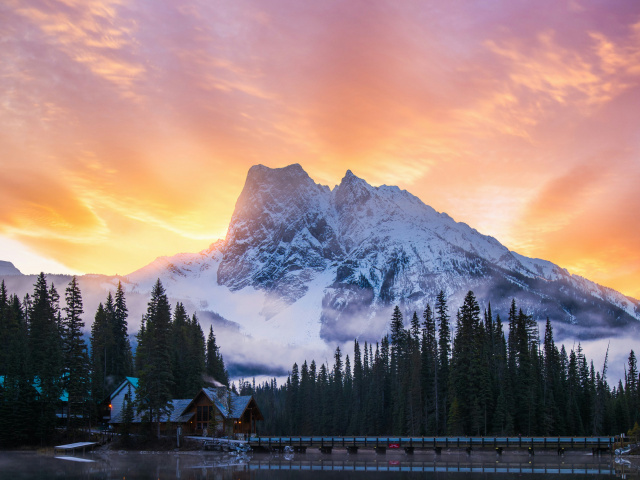
#> input picture notebooks/nature.jpg, 640 x 480 px
$ jupyter execute Jupyter_Lab8.ipynb
#> lines starting #> are read from the running program, lines starting #| are printed output that depends on the picture
# 2. Процессы дискретизации и квантования изображени

## 2.1. Дискретизация изображения

### Задание 2.1.
Выбрать значение шага дискретизации в пределах от 5 до 15. Продискретизировать с этим шагом дискретизации изображение и вывести его на экран.

[cell 1]
import cv2
import numpy as np
from matplotlib import pyplot as plt

image = cv2.imread('nature.jpg')  # Загрузим и сохраним изображение
#> image is the input picture: shape (480, 640, 3); mean B, G, R 124.4, 125.1, 148.4
img = image.copy()  # Создадим копию изображения, над которым и выполним дискретизацию
K = 10  # Зададим размер шага изображения (количество пикселей в этом изображении будет K*K)
s = img.shape  # Получаем размер исходного изображения и его тональность.
#> s = (480, 640, 3)
h1, w1 = s[0], s[1]  # Запоминаем отдельно высоту и ширину исходного изображения
#> h1 = 480; w1 = 640
h = (s[0 - s[0] % K])  # Делим высоту на шаг с выделением остатка и вычитаем это из начальной высоты
#> h = 480
# Например: (641 - 641 % 10) = 641 - 1 = 640. Это позволяет за указанное кол-во шагов пройти все изображение точно без остатка
w = (s[1] - s[1] % K)  # То же самое для высоты
#> w = 640
img = cv2.resize(img, (w, h))  # Меняем размер изображения на новые высоту и ширину
# Пробегаем все изображение по высоте (сверху вниз) с шагом K
for y in range(0, h - 1, K):
    # Для каждого из пикселей - пробегаем все изображение по ширине (слева направо) с шагом K
    for x in range(0, w - 1, K):
        # В цветном строка len вернет число 3 (так как у цветного параметра -  высота ширина и число каналов rgb), в полутоновом строка вернет число 2 (высота ширина)
        if len(s) > 2:
            # Функция np.average вычисляет средневзвешанное значение оси (здесь это -средний цвет изображения). Здесь img[y: (y + K), x: (x + K)] - вырезаем фрагмент изображения от текущего значения высоты y до K: (y:(y+K)), то же самое и для ширины x
            s = np.average(img[y: (y + K), x: (x + K)], axis=0)
            img[y:(y + K), x:(x + K)] = np.average(s, axis=0)
            # Повторяем действие вычисления среднего значения цвета от предыдущего значения s (нужно для цветного изображения) и записываем это значение во весь блок изображения img[y:(y + K), x:(x + K)] (красим текущий блок изображения его средним значением)
        # Если же строка возвращает значение меньше 3 (2 − ширина и высота), значит это полутоновое изображение, находим среднее значение цвета блока и красим его в этот цвет (как в предыдущем шаге)
        else:
            s = img[y:(y + K), x:(x + K)]
            img[y:(y + K), x:(x + K)] = np.average(s)
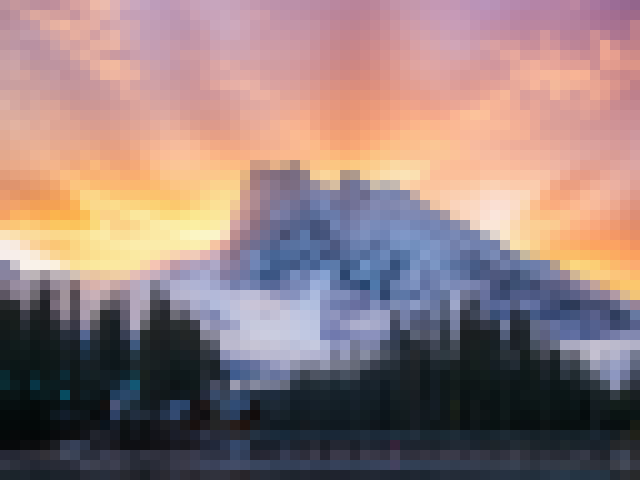
#> img: shape (480, 640, 3); mean B, G, R 123.9, 124.6, 147.9

img = cv2.resize(img, (w1, h1))
# Возвращаем размер изображения к размеру исходного изображения
res = np.hstack((image, img))
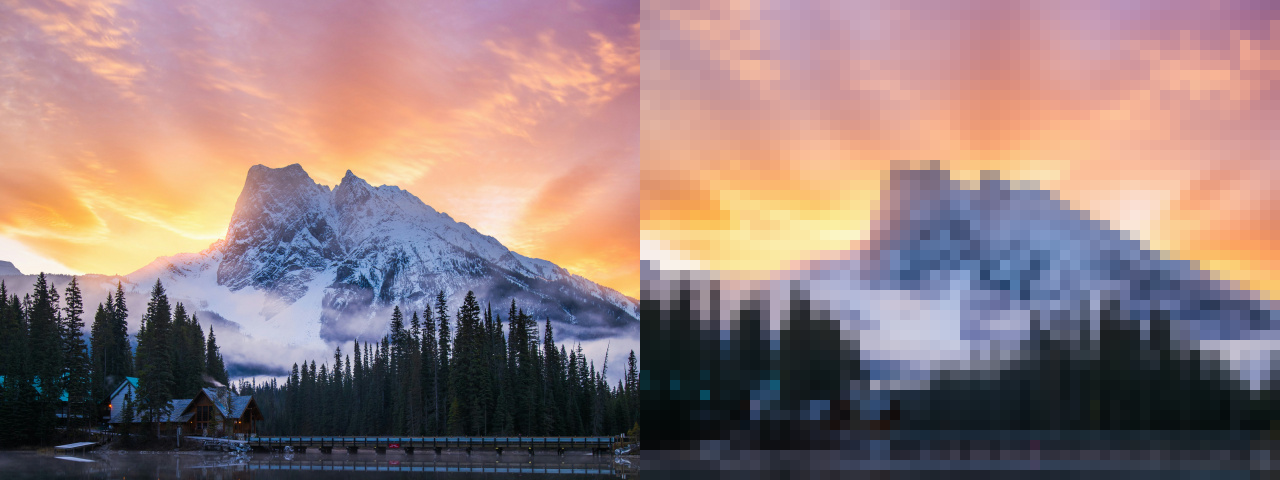
#> res: shape (480, 1280, 3); mean B, G, R 124.1, 124.8, 148.1
# Объединим исходное и дискретизированное изображение в одно окно для сравнения
plt.imshow(res[...,::-1])
plt.axis("off");
# cv2.imshow("Img", res)  # И выведем это окно на экран
# cv2.waitKey(0)
# cv2.destroyAllWindows()

## 2.2. Квантование изображения

### Задание 2.2.
Проквантовать изображение, сократив число градаций до 4

[cell 2]
import cv2
import numpy as np
from matplotlib import pyplot as plt

plt.subplot(121)
img = cv2.imread('nature.jpg')
plt.imshow(img[...,::-1]) # Меняем формат BGR на RGB
plt.axis("off");
plt.subplot(122)
# Изменяем размер массива изображения, где (–1,3) – задаем число строк и столбцов, в которые помещаем прежний массив. В данном случае 3 – означает в 3 столбца, а –1 это исключение, означает что мы даем python самому понять во сколько строк это можно уместить
Z = img.reshape(-1, 3)
Z = np.float32(Z)  # преобразуем массив к float (числа с плавающей точкой)
crt = (cv2.TERM_CRITERIA_EPS + cv2.TERM_CRITERIA_MAX_ITER, 10, 1.0)
K = 4  # Количество градаций изображения
ret, label, center = cv2.kmeans(Z, K, None, crt, 10, cv2.KMEANS_RANDOM_CENTERS)  # Функция квантования
#> ret = 397622537.4; center = [[145.5, 187.8, 243.8], [171.1, 158.3, 196.1], [41.41, 34.24, 27.48], [152.1, 112.6, 100.7]]
# Преобразуем изображение к начальному виду:
center = np.uint8(center)  # Преобразование матрицы к формату uint8 (от 0 до 255)
#> center = [[145, 187, 243], [171, 158, 196], [41, 34, 27], [152, 112, 100]]
res = center[label.flatten()]  # Сворачиваем массив нескольких матриц в одну
res2 = res.reshape(img.shape)
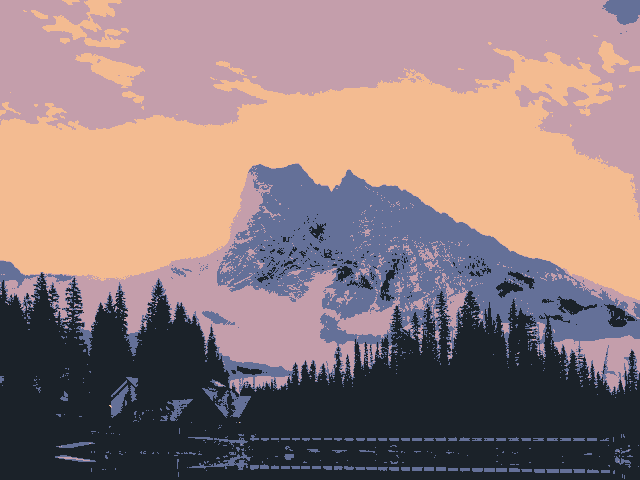
#> res2: shape (480, 640, 3); mean B, G, R 124, 124.6, 147.9
# Выводим изображение на экран:
plt.imshow(res2[...,::-1]) # Меняем формат BGR на RGB
plt.axis("off");
# cv2.imshow("Img", res2)
# cv2.waitKey(0)
# cv2.destroyAllWindows()
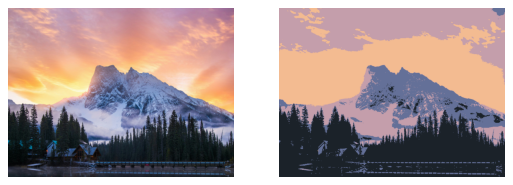
#> figure drawn by matplotlib, 2 panels
